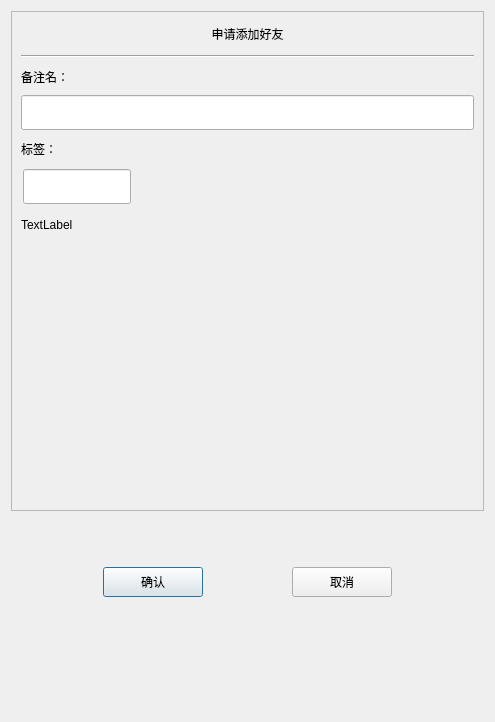
<?xml version="1.0" encoding="UTF-8"?>
<ui version="4.0">
 <class>AuthenFriend</class>
 <widget class="QDialog" name="AuthenFriend">
  <property name="geometry">
   <rect>
    <x>0</x>
    <y>0</y>
    <width>495</width>
    <height>722</height>
   </rect>
  </property>
  <property name="windowTitle">
   <string>Dialog</string>
  </property>
  <layout class="QVBoxLayout" name="verticalLayout">
   <item>
    <widget class="QScrollArea" name="scrollArea">
     <property name="minimumSize">
      <size>
       <width>0</width>
       <height>500</height>
      </size>
     </property>
     <property name="widgetResizable">
      <bool>true</bool>
     </property>
     <widget class="QWidget" name="scrollcontent">
      <property name="geometry">
       <rect>
        <x>0</x>
        <y>0</y>
        <width>475</width>
        <height>498</height>
       </rect>
      </property>
      <layout class="QVBoxLayout" name="verticalLayout_2">
       <property name="spacing">
        <number>0</number>
       </property>
       <property name="leftMargin">
        <number>0</number>
       </property>
       <property name="topMargin">
        <number>9</number>
       </property>
       <property name="rightMargin">
        <number>0</number>
       </property>
       <item>
        <widget class="QLabel" name="apply_lb">
         <property name="minimumSize">
          <size>
           <width>0</width>
           <height>25</height>
          </size>
         </property>
         <property name="maximumSize">
          <size>
           <width>16777215</width>
           <height>25</height>
          </size>
         </property>
         <property name="text">
          <string>申请添加好友</string>
         </property>
         <property name="alignment">
          <set>Qt::AlignmentFlag::AlignCenter</set>
         </property>
        </widget>
       </item>
       <item>
        <widget class="QWidget" name="apply_wid" native="true">
         <layout class="QVBoxLayout" name="verticalLayout_3">
          <item>
           <widget class="Line" name="line">
            <property name="orientation">
             <enum>Qt::Orientation::Horizontal</enum>
            </property>
           </widget>
          </item>
          <item>
           <widget class="QLabel" name="label_3">
            <property name="minimumSize">
             <size>
              <width>0</width>
              <height>25</height>
             </size>
            </property>
            <property name="maximumSize">
             <size>
              <width>16777215</width>
              <height>25</height>
             </size>
            </property>
            <property name="text">
             <string>备注名：</string>
            </property>
           </widget>
          </item>
          <item>
           <widget class="CustomizeEdit" name="back_ed">
            <property name="minimumSize">
             <size>
              <width>0</width>
              <height>35</height>
             </size>
            </property>
            <property name="maximumSize">
             <size>
              <width>16777215</width>
              <height>35</height>
             </size>
            </property>
           </widget>
          </item>
          <item>
           <widget class="QLabel" name="label_2">
            <property name="minimumSize">
             <size>
              <width>0</width>
              <height>25</height>
             </size>
            </property>
            <property name="maximumSize">
             <size>
              <width>16777215</width>
              <height>25</height>
             </size>
            </property>
            <property name="text">
             <string>标签：</string>
            </property>
           </widget>
          </item>
          <item>
           <widget class="QWidget" name="lb_group_wid" native="true">
            <property name="minimumSize">
             <size>
              <width>0</width>
              <height>50</height>
             </size>
            </property>
            <layout class="QVBoxLayout" name="verticalLayout_4">
             <property name="spacing">
              <number>0</number>
             </property>
             <property name="leftMargin">
              <number>0</number>
             </property>
             <property name="topMargin">
              <number>0</number>
             </property>
             <property name="rightMargin">
              <number>0</number>
             </property>
             <property name="bottomMargin">
              <number>0</number>
             </property>
             <item>
              <widget class="QWidget" name="gridWidget" native="true">
               <property name="minimumSize">
                <size>
                 <width>0</width>
                 <height>40</height>
                </size>
               </property>
               <property name="maximumSize">
                <size>
                 <width>16777215</width>
                 <height>40</height>
                </size>
               </property>
               <widget class="CustomizeEdit" name="lb_ed">
                <property name="geometry">
                 <rect>
                  <x>2</x>
                  <y>2</y>
                  <width>108</width>
                  <height>35</height>
                 </rect>
                </property>
                <property name="maximumSize">
                 <size>
                  <width>16777215</width>
                  <height>35</height>
                 </size>
                </property>
               </widget>
              </widget>
             </item>
             <item>
              <widget class="QWidget" name="input_tip_wid" native="true">
               <property name="minimumSize">
                <size>
                 <width>0</width>
                 <height>35</height>
                </size>
               </property>
               <property name="maximumSize">
                <size>
                 <width>16777215</width>
                 <height>35</height>
                </size>
               </property>
               <layout class="QVBoxLayout" name="verticalLayout_5">
                <property name="spacing">
                 <number>0</number>
                </property>
                <property name="leftMargin">
                 <number>0</number>
                </property>
                <property name="topMargin">
                 <number>0</number>
                </property>
                <property name="rightMargin">
                 <number>0</number>
                </property>
                <property name="bottomMargin">
                 <number>0</number>
                </property>
                <item>
                 <widget class="ClickedOnceLabel" name="tip_lb">
                  <property name="text">
                   <string>TextLabel</string>
                  </property>
                 </widget>
                </item>
               </layout>
              </widget>
             </item>
            </layout>
           </widget>
          </item>
          <item>
           <widget class="QWidget" name="widget" native="true">
            <property name="minimumSize">
             <size>
              <width>0</width>
              <height>60</height>
             </size>
            </property>
            <layout class="QHBoxLayout" name="horizontalLayout_2">
             <property name="leftMargin">
              <number>0</number>
             </property>
             <property name="topMargin">
              <number>0</number>
             </property>
             <property name="rightMargin">
              <number>0</number>
             </property>
             <property name="bottomMargin">
              <number>7</number>
             </property>
             <item>
              <widget class="QWidget" name="lb_list" native="true">
               <property name="minimumSize">
                <size>
                 <width>287</width>
                 <height>0</height>
                </size>
               </property>
               <property name="maximumSize">
                <size>
                 <width>287</width>
                 <height>16777215</height>
                </size>
               </property>
              </widget>
             </item>
             <item>
              <widget class="QWidget" name="more_lb_wid" native="true">
               <property name="minimumSize">
                <size>
                 <width>30</width>
                 <height>0</height>
                </size>
               </property>
               <property name="maximumSize">
                <size>
                 <width>30</width>
                 <height>16777215</height>
                </size>
               </property>
               <layout class="QVBoxLayout" name="verticalLayout_6">
                <item>
                 <spacer name="verticalSpacer_3">
                  <property name="orientation">
                   <enum>Qt::Orientation::Vertical</enum>
                  </property>
                  <property name="sizeHint" stdset="0">
                   <size>
                    <width>20</width>
                    <height>40</height>
                   </size>
                  </property>
                 </spacer>
                </item>
                <item>
                 <widget class="ClickedOnceLabel" name="more_lb">
                  <property name="minimumSize">
                   <size>
                    <width>25</width>
                    <height>25</height>
                   </size>
                  </property>
                  <property name="maximumSize">
                   <size>
                    <width>25</width>
                    <height>25</height>
                   </size>
                  </property>
                  <property name="text">
                   <string/>
                  </property>
                 </widget>
                </item>
                <item>
                 <spacer name="verticalSpacer_4">
                  <property name="orientation">
                   <enum>Qt::Orientation::Vertical</enum>
                  </property>
                  <property name="sizeHint" stdset="0">
                   <size>
                    <width>20</width>
                    <height>40</height>
                   </size>
                  </property>
                 </spacer>
                </item>
               </layout>
              </widget>
             </item>
            </layout>
           </widget>
          </item>
         </layout>
        </widget>
       </item>
      </layout>
     </widget>
    </widget>
   </item>
   <item>
    <spacer name="verticalSpacer_2">
     <property name="orientation">
      <enum>Qt::Orientation::Vertical</enum>
     </property>
     <property name="sizeType">
      <enum>QSizePolicy::Policy::Fixed</enum>
     </property>
     <property name="sizeHint" stdset="0">
      <size>
       <width>20</width>
       <height>40</height>
      </size>
     </property>
    </spacer>
   </item>
   <item>
    <widget class="QWidget" name="apply_sure_wid" native="true">
     <property name="minimumSize">
      <size>
       <width>0</width>
       <height>50</height>
      </size>
     </property>
     <layout class="QHBoxLayout" name="horizontalLayout">
      <item>
       <spacer name="horizontalSpacer">
        <property name="orientation">
         <enum>Qt::Orientation::Horizontal</enum>
        </property>
        <property name="sizeHint" stdset="0">
         <size>
          <width>40</width>
          <height>20</height>
         </size>
        </property>
       </spacer>
      </item>
      <item>
       <widget class="ClickedBtn" name="sure_btn">
        <property name="minimumSize">
         <size>
          <width>100</width>
          <height>30</height>
         </size>
        </property>
        <property name="text">
         <string>确认</string>
        </property>
       </widget>
      </item>
      <item>
       <spacer name="horizontalSpacer_2">
        <property name="orientation">
         <enum>Qt::Orientation::Horizontal</enum>
        </property>
        <property name="sizeHint" stdset="0">
         <size>
          <width>40</width>
          <height>20</height>
         </size>
        </property>
       </spacer>
      </item>
      <item>
       <widget class="ClickedBtn" name="cancel_btn">
        <property name="minimumSize">
         <size>
          <width>100</width>
          <height>30</height>
         </size>
        </property>
        <property name="text">
         <string>取消</string>
        </property>
       </widget>
      </item>
      <item>
       <spacer name="horizontalSpacer_3">
        <property name="orientation">
         <enum>Qt::Orientation::Horizontal</enum>
        </property>
        <property name="sizeHint" stdset="0">
         <size>
          <width>40</width>
          <height>20</height>
         </size>
        </property>
       </spacer>
      </item>
     </layout>
    </widget>
   </item>
   <item>
    <spacer name="verticalSpacer">
     <property name="orientation">
      <enum>Qt::Orientation::Vertical</enum>
     </property>
     <property name="sizeHint" stdset="0">
      <size>
       <width>20</width>
       <height>90</height>
      </size>
     </property>
    </spacer>
   </item>
  </layout>
 </widget>
 <customwidgets>
  <customwidget>
   <class>ClickedBtn</class>
   <extends>QPushButton</extends>
   <header location="global">clickedbtn.h</header>
  </customwidget>
  <customwidget>
   <class>CustomizeEdit</class>
   <extends>QLineEdit</extends>
   <header location="global">customizeedit.h</header>
  </customwidget>
  <customwidget>
   <class>ClickedOnceLabel</class>
   <extends>QLabel</extends>
   <header location="global">clickedoncelabel.h</header>
  </customwidget>
 </customwidgets>
 <resources/>
 <connections/>
</ui>
